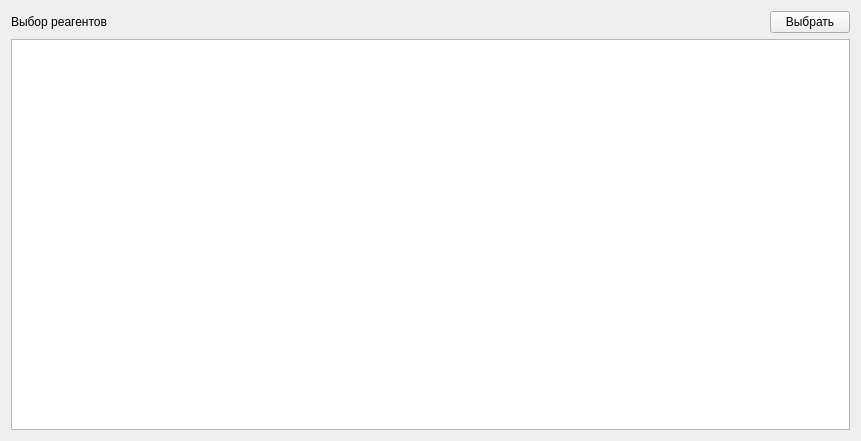
<?xml version="1.0" encoding="UTF-8"?>
<ui version="4.0">
 <class>MatWindow</class>
 <widget class="QDialog" name="MatWindow">
  <property name="geometry">
   <rect>
    <x>0</x>
    <y>0</y>
    <width>861</width>
    <height>441</height>
   </rect>
  </property>
  <property name="windowTitle">
   <string>Настройки репозитория</string>
  </property>
  <layout class="QGridLayout" name="gridLayout_2">
   <item row="0" column="0">
    <layout class="QGridLayout" name="gridLayout">
     <item row="0" column="0">
      <widget class="QLabel" name="label">
       <property name="text">
        <string>Выбор реагентов</string>
       </property>
      </widget>
     </item>
     <item row="0" column="1">
      <spacer name="horizontalSpacer">
       <property name="orientation">
        <enum>Qt::Horizontal</enum>
       </property>
       <property name="sizeHint" stdset="0">
        <size>
         <width>40</width>
         <height>20</height>
        </size>
       </property>
      </spacer>
     </item>
     <item row="0" column="2">
      <widget class="QPushButton" name="btnOk">
       <property name="text">
        <string>Выбрать</string>
       </property>
       <property name="autoDefault">
        <bool>false</bool>
       </property>
      </widget>
     </item>
     <item row="1" column="0" colspan="3">
      <widget class="QTableView" name="tbl">
       <property name="alternatingRowColors">
        <bool>true</bool>
       </property>
       <property name="selectionBehavior">
        <enum>QAbstractItemView::SelectRows</enum>
       </property>
       <attribute name="verticalHeaderDefaultSectionSize">
        <number>20</number>
       </attribute>
      </widget>
     </item>
    </layout>
   </item>
  </layout>
 </widget>
 <resources/>
 <connections/>
</ui>
